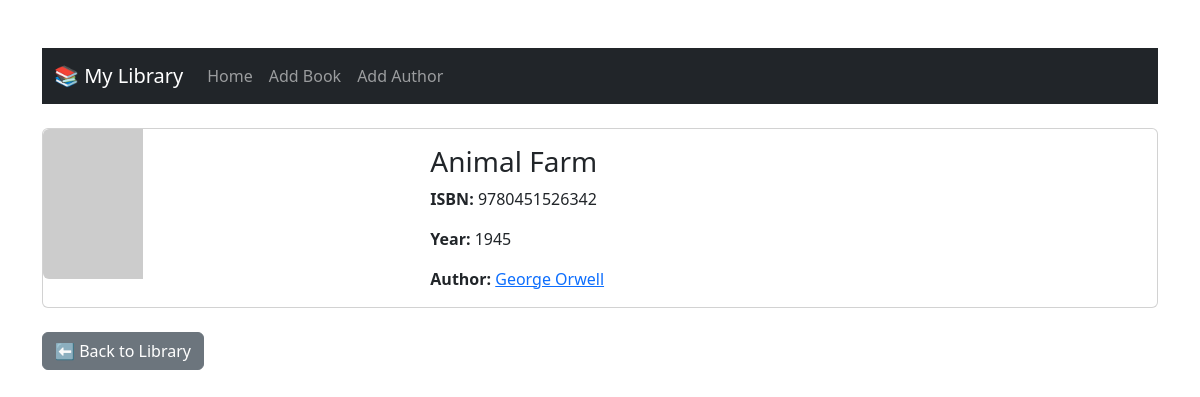
Screenshot of /book/12 with the database file from the repository.
### data_models.py (models this page shows, shortened)
class Book(db.Model):
    __tablename__ = "books"
    id = db.Column(db.Integer, primary_key=True, autoincrement=True)
    isbn = db.Column(db.String(13), nullable=False)
    title = db.Column(db.String(100), nullable=False)
    publication_year = db.Column(db.Integer, nullable=False)
    rating = db.Column(db.Integer, nullable=True)
    author_id = db.Column(db.Integer, db.ForeignKey('authors.id'), nullable=False)

class Author(db.Model):
    __tablename__ = "authors"
    id = db.Column(db.Integer, primary_key=True, autoincrement=True)
    name = db.Column(db.String(100), nullable=False)
    birth_date = db.Column(db.Date, nullable=False)
    date_of_death = db.Column(db.Date, nullable=True)
    books = db.relationship('Book', backref='author', lazy=True)

### app.py (the view)
@app.route("/book/<int:book_id>")
def book_detail(book_id):
    book = Book.query.get_or_404(book_id)
    return render_template("book_detail.html", book=book)

### templates/book_detail.html (shortened to what this page needs)
<!DOCTYPE html>
<html lang="en">
<head>
    <link href="https://cdn.jsdelivr.net/npm/bootstrap@5.3.0/dist/css/bootstrap.min.css" rel="stylesheet">
</head>
<body class="container my-5">
<nav class="navbar navbar-expand-lg navbar-dark bg-dark mb-4">
    <div class="container-fluid">
        <a class="navbar-brand" href="/">📚 My Library</a>
        <div class="collapse navbar-collapse" id="navbarNav">
            <ul class="navbar-nav">
                <li class="nav-item"><a class="nav-link" href="/">Home</a></li>
                <li class="nav-item"><a class="nav-link" href="/add_book">Add Book</a></li>
                <li class="nav-item"><a class="nav-link" href="/add_author">Add Author</a></li>
            </ul>
        </div>
    </div>
</nav>
<div class="card mb-4">
    <div class="row g-0">
        <div class="col-md-4">
            <img src="https://covers.openlibrary.org/b/isbn/{{ book.isbn }}-L.jpg"
                 alt="Cover for {{ book.title }}"
                 class="img-fluid rounded-start"
                 onerror="this.onerror=null; this.src='https://via.placeholder.com/100x150?text=No+Cover';">
        </div>
        <div class="col-md-8">
            <div class="card-body">
                <h3 class="card-title">{{ book.title }}</h3>
                <p class="card-text"><strong>ISBN:</strong> {{ book.isbn }}</p>
                <p class="card-text"><strong>Year:</strong> {{ book.publication_year }}</p>
                <p class="card-text"><strong>Author:</strong>
                <a href="{{ url_for('author_detail', author_id=book.author.id) }}">{{ book.author.name }}</a>
                </p>
            </div>
        </div>
    </div>
</div>
<a href="/" class="btn btn-secondary">⬅️ Back to Library</a>
</body>
</html>

### rows the page displays
Book: title "Animal Farm", isbn "9780451526342", publication_year "1945"
Author: author.name "George Orwell"
